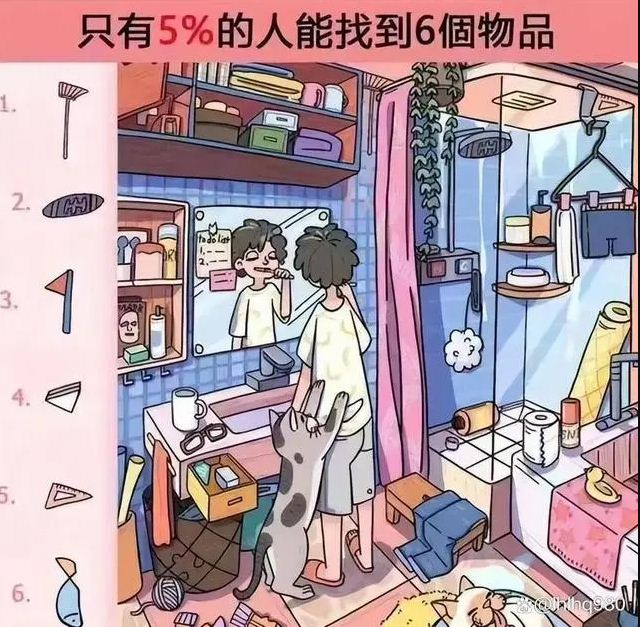
#> input picture images/objects.jpg, 640 x 627 px
$ python findObjects.py
#> lines starting #> are read from the running program, lines starting #| are printed output that depends on the picture; after the words box and inside, x2 and y2 are one past the last pixel; in counts of white or black regions, pixels touching at a corner belong together
### Commons.py
import cv2 as cv
import numpy as np
from sklearn.cluster import KMeans

def read_image(filepath):
    # Read image
#> called with filepath = 'images/objects.jpg'
    img = cv.imread(filepath)
#> img is the input picture: shape (627, 640, 3); mean B, G, R 163.7, 156.1, 179.2
    if img is None:
        raise FileNotFoundError("File not found: %s" % filepath)
    return img


def img_reverse(img):
    return cv.bitwise_not(img)


def img_split(img, mode = "left", ratio = 0.2, fill = False):
    # default: get left 20% of image
#> called with mode = 'left', ratio = 0.18, fill = False
    if mode == "left":
        img_split = img[:, :int(img.shape[1]*ratio)]
    elif mode == "right":
        img_split = img[:, int(img.shape[1]*(1-ratio)):]
    elif mode == "top":
        img_split = img[:int(img.shape[0]*ratio), :]
    elif mode == "bottom":
        img_split = img[int(img.shape[0]*(1-ratio)):, :]
    else:
        img_split = img
    if fill:
        # 如果要填充的话，就把裁掉的部分填充为灰色
        filled_img = np.full_like(img, 128)
        if mode == "left":
            filled_img[:, :img_split.shape[1]] = img_split
        elif mode == "right":
            filled_img[:, -img_split.shape[1]:] = img_split
        elif mode == "top":
            filled_img[:img_split.shape[0], :] = img_split
        elif mode == "bottom":
            filled_img[-img_split.shape[0]:, :] = img_split
        else:
            filled_img = img_split
    else:
        filled_img = img_split

    return filled_img


def img_show(img, winname = "img"):
    cv.namedWindow(winname, cv.WINDOW_NORMAL)
    cv.imshow(winname, img)
    cv.waitKey(0)
    try:
        cv.destroyWindow(winname)
    except cv.error:
        pass


def img_reverse(img):
    return cv.bitwise_not(img)


# [18 lines left out: function get_dominant_color, not called in this run]


# 获取所有物体
def get_objects(img):
    # 裁切图片
    img = img_split(img, mode = "left", ratio = 0.18)
    img = img_split(img, mode = "bottom", ratio = 0.89)
    img = img_split(img, mode = "right", ratio = 0.7)

    img_drawn = img.copy()

    # 灰度化
    img = cv.cvtColor(img, cv.COLOR_BGR2GRAY)
#> img: shape (559, 81)
    # 二值化
    img = cv.threshold(img, 127, 255, cv.THRESH_BINARY)[1]
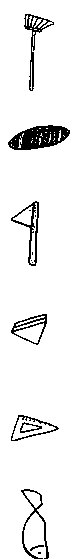
#> img: shape (559, 81); 94% white; 14 black regions (6 under 20 px), largest, box (x1, y1, x2, y2) and area: (8, 125, 70, 150) 970, (24, 14, 54, 91) 403, (11, 201, 39, 266) 381
    # 腐蚀
    img = img_erode(img, kernel_size=3)
#> in img_erode, `img = cv.erode(img, kernel, iterations = 1)`: img: shape (559, 81); 88.8% white; 6 black regions, box (x1, y1, x2, y2) and area: (7, 124, 71, 151) 1258, (20, 488, 50, 559) 849, (23, 13, 55, 92) 816, (10, 200, 40, 267) 808, (10, 414, 60, 442) 696, (10, 313, 48, 346) 635

    num_labels, labels, stats, centroids = cv.connectedComponentsWithStats(img, connectivity=8)
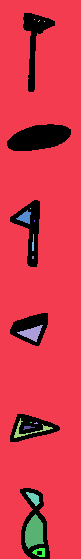
#> labels: shape (559, 81) int32; 18 distinct labels, from 0 to 17; one colour per label, 0 black
#> num_labels = 18; stats = 18 rows, first 6: [7, 13, 64, 546, 5062], [0, 0, 81, 559, 39070], [34, 19, 1, 1, 1], [38, 20, 2, 2, 2], [44, 21, 1, 1, 1], [30, 208, 1, 1, 1]; centroids = 18 rows, first 8: [33.74, 265.1], [41.05, 276.1], [34, 19], [38.5, 20.5], [44, 21], [30, 208], [24.68, 216.9], [34, 220.5]
    img = img_size_masking(img, stats, labels, 500, 0)
#> in img_size_masking, `small_areas = np.where(stats[:, cv.CC_STAT_AREA] < threshold_area)[0]`: small_areas = [2, 3, 4, 5, 6, 7, 8, 9, 10, 11, 12, 13, 14, 15, 16, 17]
#> in img_size_masking, `labels[np.isin(labels, small_areas)] = 0`:
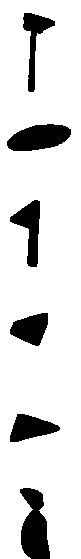
#> labels: shape (559, 81) int32; values 0 (black) and 1 (white), 86.3% white; 6 black regions, box (x1, y1, x2, y2) and area: (20, 488, 50, 559) 1476, (7, 124, 71, 151) 1258, (10, 200, 40, 267) 954, (10, 414, 60, 442) 862, (10, 313, 48, 346) 839, (23, 13, 55, 92) 820

    img = img_reverse(img)
#> in img_reverse, `return cv.bitwise_not(img)`: returned value: shape (559, 81); 13.7% white; 6 white regions

    # 轮廓检测
    contours, hierarchy = cv.findContours(img, cv.RETR_EXTERNAL, cv.CHAIN_APPROX_SIMPLE)
#> contours = 6 contours; box (x1, y1, x2, y2) and area: (20, 488, 50, 559) 1388, (7, 124, 71, 151) 1188, (10, 200, 40, 267) 872, (10, 414, 60, 442) 801, (10, 313, 48, 346) 786, (23, 13, 55, 92) 720

    objects = []

    for contour in contours:
        x, y, w, h = cv.boundingRect(contour)
        mask = img[y:y+h, x:x+w]
        object = img_drawn[y:y + h, x:x + w]
        # 为了方便，将背景变为灰色
        object[mask == 0] = 120

        img_show(object)

        objects.append(object)
#> this loop made 6 passes
#> (x, y, w, h) on passes 1 to 6: (20, 488, 30, 71), (10, 414, 50, 28), (10, 313, 38, 33), (10, 200, 30, 67), (7, 124, 64, 27), (23, 13, 32, 79)
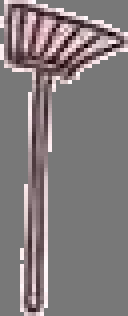
#> object: shape (79, 32, 3) (shown 4 times larger); mean B, G, R 125.1, 123.8, 130.8
#> after the loop, objects = 6 items

    return objects


# 膨胀
# [4 lines left out: function img_dilate, not called in this run]


# 腐蚀
def img_erode(img, kernel_size=1):
    kernel = np.ones((kernel_size, kernel_size), np.uint8)
    img = cv.erode(img, kernel, iterations = 1)
    return img


# 剔除面积过小或过大的连通域
def img_size_masking(img, stats, labels, threshold_area = 500, mode = 0):
    assert mode == 1 or mode == 0

    if mode == 0:
        small_areas = np.where(stats[:, cv.CC_STAT_AREA] < threshold_area)[0]
        labels[np.isin(labels, small_areas)] = 0
    elif mode == 1:
        small_areas = np.where(stats[:, cv.CC_STAT_AREA] > threshold_area)[0]
        labels[np.isin(labels, small_areas)] = 0

    result = np.uint8(labels > 0) * 255

    return result


def find_target(object, target_img):
    object = cv.cvtColor(object, cv.COLOR_BGR2GRAY)
    target_img = cv.cvtColor(target_img, cv.COLOR_BGR2GRAY)

    # 匹配模板
    result = cv.matchTemplate(target_img, object, cv.TM_CCOEFF_NORMED)
    min_val, max_val, min_loc, max_loc = cv.minMaxLoc(result)

    return max_loc

### findObjects.py
import cv2 as cv
import Commons as cm

filepath = r"images/objects.jpg"

if __name__ == "__main__":
    # 读取图片
    img = cm.read_image(filepath)

    # img = cv.cvtColor(img, cv.COLOR_BGR2GRAY)
    # img = cv.threshold(img, 127, 255, cv.THRESH_BINARY)[1]
    # img_show(img)

    # 获取所有物体
    objects = cm.get_objects(img)
#> objects = 6 items

    # 获取目标图片
    target_img = cm.img_split(img, mode = "right", ratio = 0.85, fill = True)

    img_drawn = target_img.copy()

    # 对每个物体进行匹配
    for object in objects:
        loc = cm.find_target(object, target_img)

        x, y = loc
        h, w = object.shape[:2]

        cv.rectangle(img_drawn, (x, y), (x+w, y+h), (0, 255, 0), 2)
#> this loop made 6 passes
#> (min_val in find_target, max_val in find_target, min_loc in find_target, x, y, h, w) on passes 1 to 6: (-0.278, 0.357, (459, 244), 146, 487, 71, 30), (-0.34, 0.357, (519, 88), 588, 92, 28, 50), (-0.438, 0.377, (214, 500), 85, 49, 33, 38), (-0.281, 0.311, (497, 305), 168, 83, 67, 30), (-0.339, 0.342, (516, 103), 455, 135, 27, 64), (-0.239, 0.174, (176, 268), 361, 73, 79, 32)
#> pass 1, in find_target, `target_img = cv.cvtColor(target_img, cv.COLOR_BGR2GRAY)`:
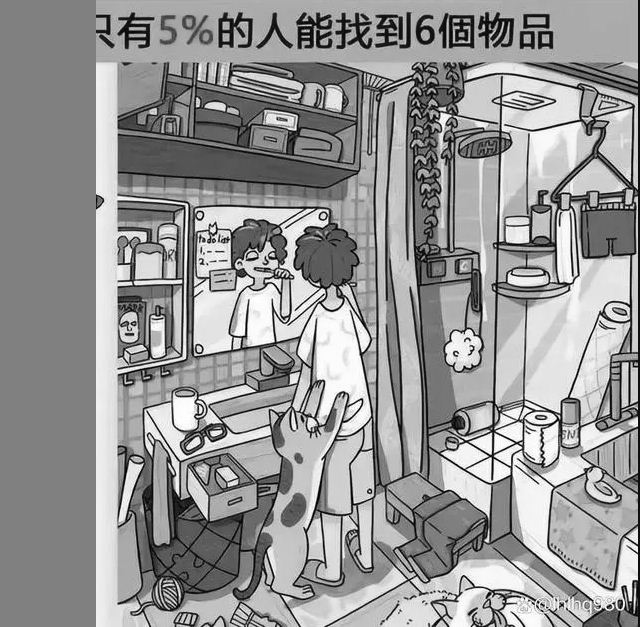
#> target_img: shape (627, 640); min 0, max 255, mean 149.9
#> pass 1, in find_target, `result = cv.matchTemplate(target_img, object, cv.TM_CCOEFF_NORMED)`:
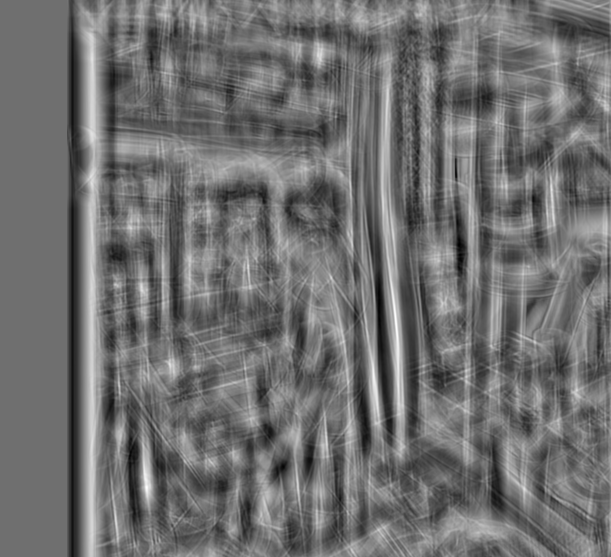
#> result: shape (557, 611) float32; min -0.278, max 0.357, mean 0.000339; drawn with min black and max white
#> after the loop:
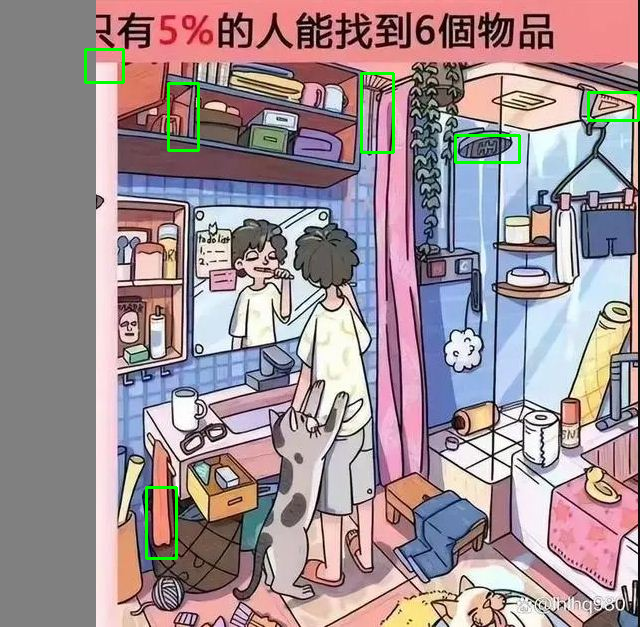
#> img_drawn: shape (627, 640, 3); mean B, G, R 149.6, 144.5, 161.4

    cm.img_show(img_drawn)
